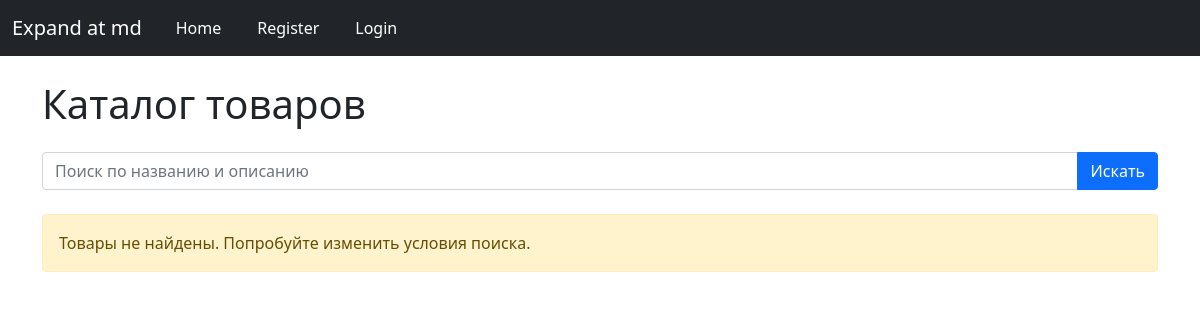
Before: / with the older database file.
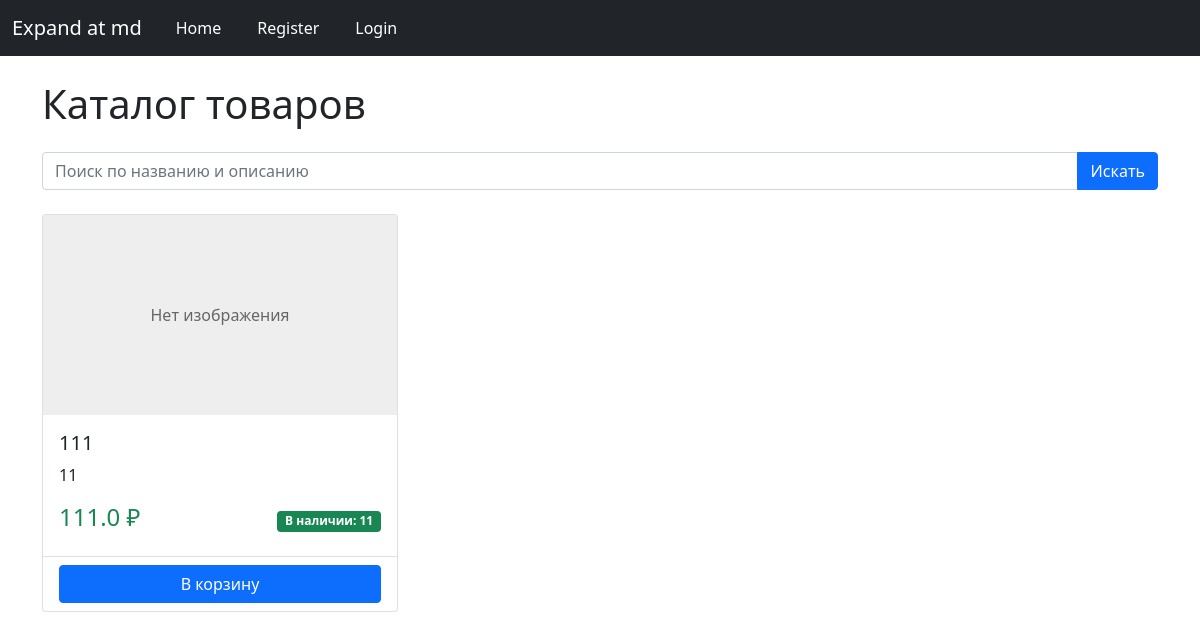
After: the same page with the newer database file.
### data/product.py (models this page shows)
class Product(SqlAlchemyBase):
    __tablename__ = 'products'
    id = sqlalchemy.Column(sqlalchemy.Integer, primary_key=True, autoincrement=True)
    name = sqlalchemy.Column(sqlalchemy.String, nullable=False)
    price = sqlalchemy.Column(sqlalchemy.Float, nullable=False)
    description = sqlalchemy.Column(sqlalchemy.Text)
    open = sqlalchemy.Column(sqlalchemy.Boolean)  # открыт ли продукт для общего доступа
    amount_available = sqlalchemy.Column(sqlalchemy.Integer)  # сколько есть продукта для продажи
    amount_sell = sqlalchemy.Column(sqlalchemy.Integer)  # сколько продано для статистики
    image = sqlalchemy.Column(sqlalchemy.String)
    user_id = sqlalchemy.Column(sqlalchemy.Integer, sqlalchemy.ForeignKey('users.id'))
    user = sqlalchemy.orm.relationship("User")

### main.py (the view)
@app.route('/')
def home():
    db_sess = db_session.create_session()
    search = request.args.get('search', '')
    query = db_sess.query(Product).filter(Product.open == True)
    if search:
        products = query.filter(Product.name.ilike(f'%{search}%')).all()
    else:
        products = query.all()
    return render_template('all_products.html', products=products)

### data/db_session.py (called while the page is built)
def create_session() -> Session:
    global __factory
    return __factory()

### templates/all_products.html (shortened to what this page needs)
{% extends "base.html" %}
{% block content %}
    <h1 class="mb-4">Каталог товаров</h1>
    <form method="GET" action="" class="mb-4">
        <div class="input-group">
            <input type="text" class="form-control"
                   name="search"
                   placeholder="Поиск по названию и описанию"
                   value="{{ request.args.get('search', '') }}">
            <button type="submit" class="btn btn-primary">
                 Искать
            </button>
        </div>
    </form>
    <div class="row row-cols-1 row-cols-md-3 g-4">
        {% for product in products %}
        <div class="col">
            <div class="card h-100">
                {% if product.image %}
                <img src="{{ url_for('static', filename='upload/' + product.image) }}"
                     class="card-img-top product-image"
                     alt="{{ product.name }}">
                {% else %}
                <div class="card-img-top no-image">Нет изображения</div>
                {% endif %}
                <div class="card-body">
                    <h5 class="card-title">{{ product.name }}</h5>
                    <p class="card-text">{{ product.description }}</p>
                    <div class="d-flex justify-content-between align-items-center">
                        <span class="h4 text-success">{{ product.price }} ₽</span>
                        {% if product.amount_available and product.amount_available > 0 %}
                            <span class="badge bg-success">В наличии: {{ product.amount_available }}</span>
                        {% else %}
                            <span class="badge bg-danger">Нет в наличии</span>
                        {% endif %}
                    </div>
                </div>
                <div class="card-footer bg-transparent">
                    <button class="btn btn-primary w-100">В корзину</button>
                </div>
            </div>
        </div>
        {% else %}
        <div class="col-12">
            <div class="alert alert-warning">
                Товары не найдены. Попробуйте изменить условия поиска.
            </div>
        </div>
        {% endfor %}
    </div>
{% endblock %}

Changed rows visible on the page:
added Product: shows "Нет изображения", name "111", description "11", price "111.0", amount_available "11"
Other visible differences:
text no longer shown: "Товары не найдены. Попробуйте изменить условия поиска."
